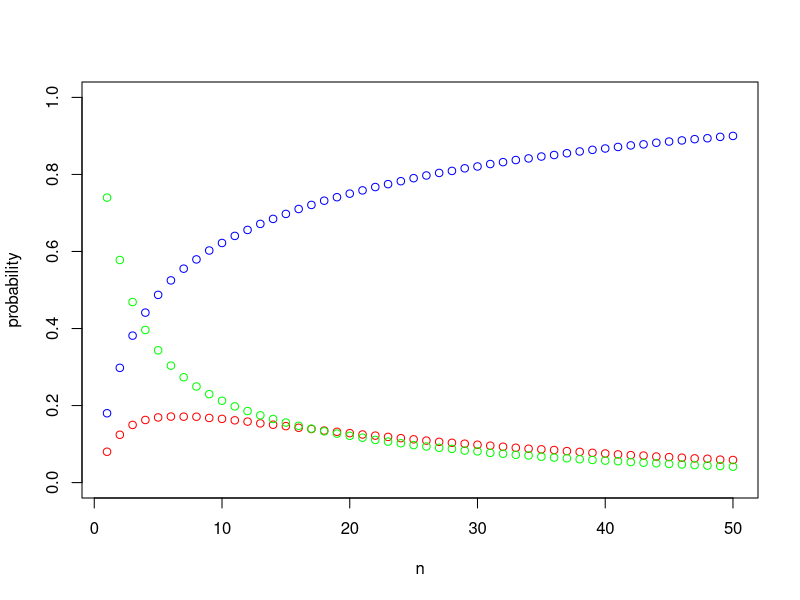

The R script that drew this image:
pa = 0.2
pb = 0.1

N = 1000000
nmax = 50

probAwins = NULL
probBwins = NULL
probABtie = NULL

for (n in 1:nmax){
  pa_distibution = rbinom(N, n, pa)
  pb_distibution = rbinom(N, n, pb)
  
  agreaterthanb = pa_distibution > pb_distibution
  bgreaterthana = pb_distibution > pa_distibution
  aequalb = pa_distibution == pb_distibution
  
  probAwins = c(probAwins, sum(agreaterthanb) / N)
  probBwins = c(probBwins, sum(bgreaterthana) / N)
  probABtie = c(probABtie, sum(aequalb) / N)
}

n = (1:nmax)
plot(n,probAwins,col="blue",xlab="n",ylab="probability",ylim=c(0,1))
par(new=TRUE)
plot(n,probBwins,col="red",xlab="",ylab="",axes="FALSE",ylim=c(0,1))
par(new=TRUE)
plot(n,probABtie,col="green",xlab="",ylab="",axes="FALSE",ylim=c(0,1))




